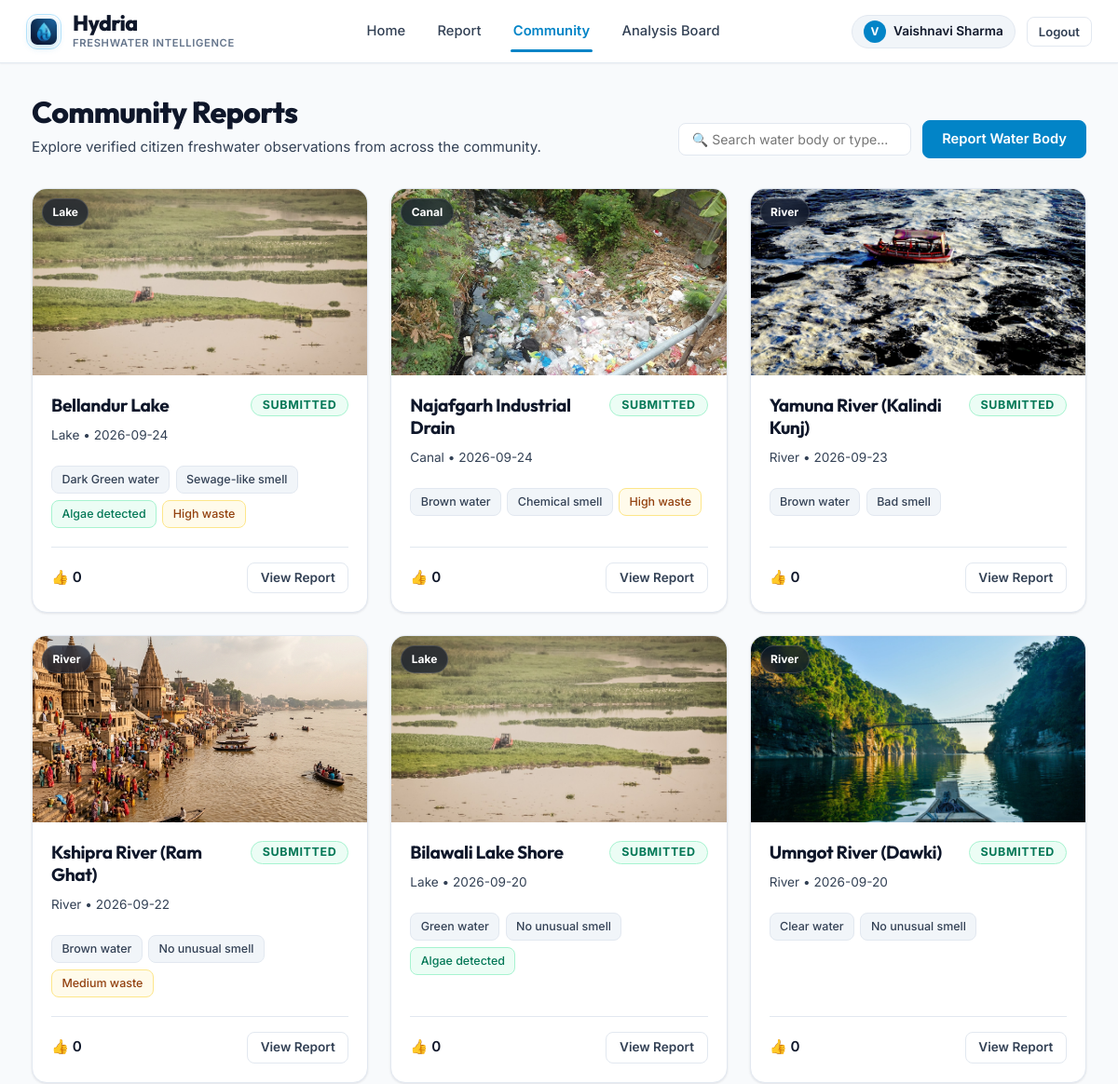
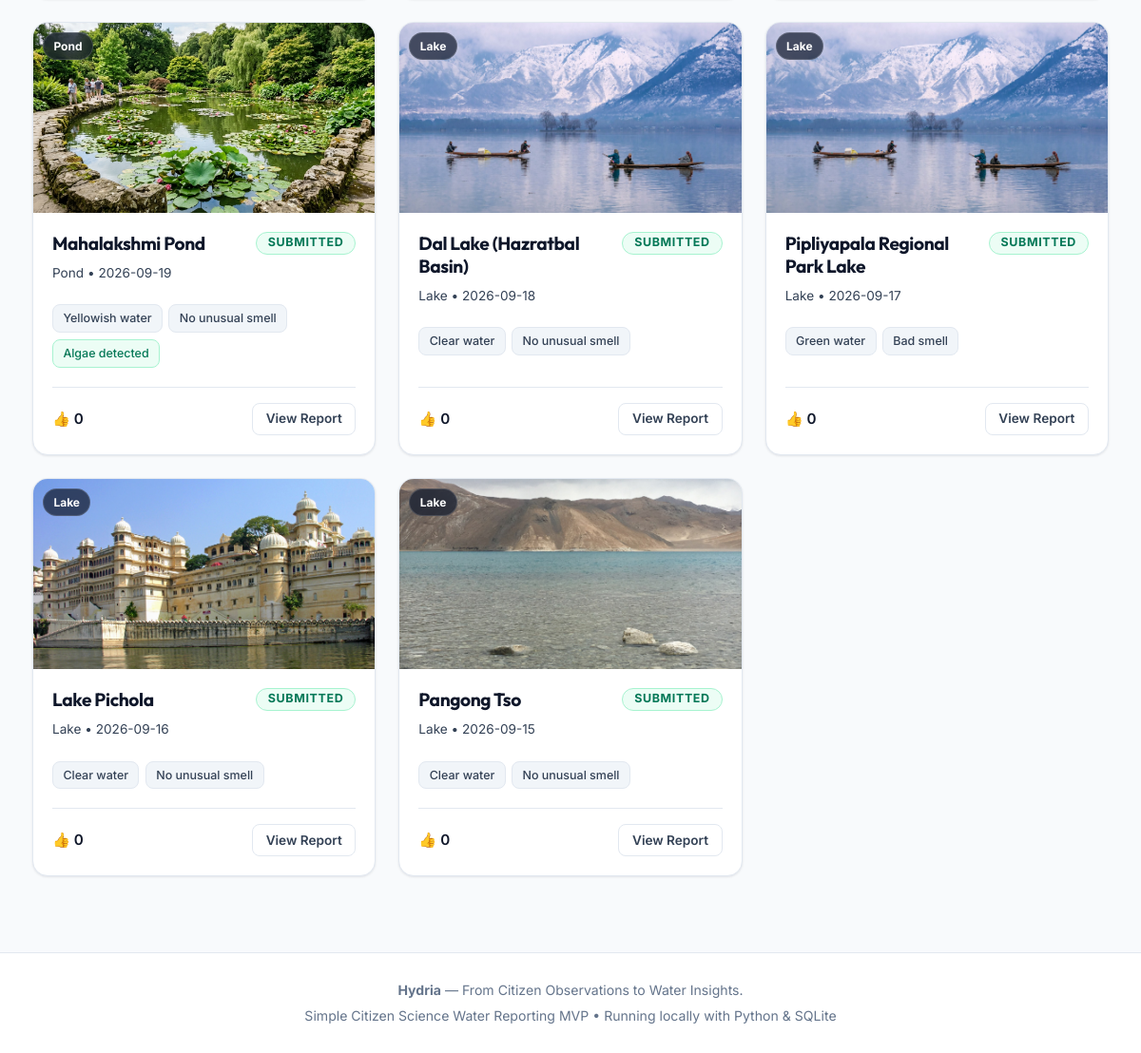
Page /community (signed in) on the committed database (2 pictures, top to bottom).
### tables this page shows
CREATE TABLE reports (
        id INTEGER PRIMARY KEY AUTOINCREMENT,
        user_id INTEGER NOT NULL,
        water_body_name TEXT,
        water_body_type TEXT NOT NULL,
        latitude REAL NOT NULL,
        longitude REAL NOT NULL,
        water_colour TEXT NOT NULL,
        smell TEXT NOT NULL,
        algae TEXT NOT NULL,
        visible_waste TEXT NOT NULL,
        water_appearance TEXT NOT NULL,
        dead_fish TEXT DEFAULT 'No',
        additional_observation TEXT,
        image_path TEXT NOT NULL,
        image_hash TEXT NOT NULL,
        status TEXT NOT NULL CHECK(status IN ('Not Watched', 'In Process', 'Submitted')),
        is_demo INTEGER DEFAULT 0,
        created_at TIMESTAMP DEFAULT CURRENT_TIMESTAMP,
        updated_at TIMESTAMP DEFAULT CURRENT_TIMESTAMP,
        FOREIGN KEY (user_id) REFERENCES users(id) ON DELETE CASCADE
    );

### app.py (the view)
@app.route('/community')
def community():
    reports = database.get_community_reports()
    return render_template('community.html', reports=reports)

### app.py (called while the page is built)
@app.context_processor
def inject_user():
    user = None
    if 'user_id' in session:
        user = {
            'id': session['user_id'],
            'name': session.get('user_name', 'Citizen Monitor'),
            'email': session.get('user_email', '')
        }
    return dict(current_user=user)

### database.py (called while the page is built)
def get_db_connection():
    conn = sqlite3.connect(DATABASE_PATH)
    conn.row_factory = sqlite3.Row
    conn.execute("PRAGMA foreign_keys = ON")
    return conn

def get_community_reports():
    conn = get_db_connection()
    query = """
        SELECT r.*, u.name AS submitter_name,
               (SELECT COUNT(*) FROM votes v WHERE v.report_id = r.id) AS vote_count
        FROM reports r
        JOIN users u ON r.user_id = u.id
        WHERE r.status = 'Submitted'
        ORDER BY r.created_at DESC
    """
    reports = conn.execute(query).fetchall()
    conn.close()
    return reports

### templates/community.html (shortened to what this page needs)
{% extends "base.html" %}
{% block content %}
<div style="margin-bottom: 2rem; display: flex; align-items: flex-end; justify-content: space-between; flex-wrap: wrap; gap: 1rem;">
    <div>
        <h1 style="font-size: 2rem; font-weight: 800; color: var(--text-primary); margin-bottom: 0.35rem;">
            Community Reports
        </h1>
        <p style="color: var(--text-secondary); font-size: 0.95rem;">
            Explore verified citizen freshwater observations from across the community.
        </p>
    </div>
    <div style="display: flex; gap: 0.75rem; align-items: center;">
        <input type="text" id="community-search" placeholder="🔍 Search water body or type..."
               class="form-control" style="width: 250px; padding: 0.5rem 0.85rem; font-size: 0.88rem;" onkeyup="filterCommunityReports()">
        {% if current_user %}
            <a href="{{ url_for('report_page') }}" class="btn btn-primary" style="white-space: nowrap;">
                Report Water Body
            </a>
        {% endif %}
    </div>
</div>
{% if reports %}
    <div class="reports-grid">
        {% for r in reports %}
            <div class="report-card">
                <div style="position: relative; overflow: hidden; height: 200px; background: #0f172a;">
                    <img src="/{{ r.image_path }}" alt="{{ r.water_body_name or r.water_body_type }}" class="report-card-img"
                         loading="lazy"
                         onerror="this.src='/static/images/placeholder.svg';">
                    <span style="position: absolute; top: 10px; left: 10px; background: rgba(15, 23, 42, 0.7); backdrop-filter: blur(6px); color: #ffffff; font-size: 0.75rem; font-weight: 700; padding: 0.25rem 0.65rem; border-radius: 9999px; border: 1px solid rgba(255,255,255,0.15);">
                        {{ r.water_body_type }}
                    </span>
                </div>
                <div class="report-card-body">
                    <div style="display: flex; align-items: flex-start; justify-content: space-between; gap: 0.5rem; margin-bottom: 0.35rem;">
                        <h2 class="report-card-title">
                            {{ r.water_body_name or "Unnamed " ~ r.water_body_type }}
                        </h2>
                        <span class="badge badge-submitted">Submitted</span>
                    </div>
                    <div style="font-size: 0.85rem; color: var(--text-secondary); margin-bottom: 0.5rem;">
                        <span>{{ r.water_body_type }}</span> &bull; <span>{{ r.created_at[:10] }}</span>
                    </div>
                    <div class="report-tags">
                        <span class="tag-pill">{{ r.water_colour }} water</span>
                        <span class="tag-pill">{{ r.smell }}</span>
                        {% if r.algae == 'Yes' %}
                            <span class="tag-pill" style="background-color: var(--accent-light); color: var(--accent-hover); border-color: #a7f3d0;">
                                Algae detected
                            </span>
                        {% endif %}
                        {% if r.visible_waste in ['Medium', 'High'] %}
                            <span class="tag-pill" style="background-color: var(--warning-light); color: #92400e; border-color: #fde68a;">
                                {{ r.visible_waste }} waste
                            </span>
                        {% endif %}
                    </div>
                    <div class="report-card-footer">
                        <span style="font-size: 0.95rem; font-weight: 600; color: var(--text-primary);">
                            👍 {{ r.vote_count }}
                        </span>
                        <a href="{{ url_for('report_detail', report_id=r.id) }}" class="btn btn-secondary" style="padding: 0.4rem 0.85rem; font-size: 0.85rem;">
                            View Report
                        </a>
                    </div>
                </div>
            </div>
        {% endfor %}
    </div>
{% endif %}
{% endblock %}

### static/css/style.css (style rules this page uses)
:root { --bg-page: #f8fafc; --bg-card: #ffffff; --bg-card-subtle: #f1f5f9; --bg-hover: #f8fafc; --text-primary: #0f172a; --text-secondary: #334155; --text-muted: #64748b; --text-light: #94a3b8; --primary: #0284c7; --primary-hover: #0369a1; --primary-light: #f0f9ff; --primary-border: #bae6fd; --accent: #059669; --accent-hover: #047857; --accent-light: #ecfdf5; --accent-border: #a7f3d0; --warning: #d97706; --warning-light: #fffbeb; --warning-border: #fde68a; --danger: #dc2626; --danger-hover: #b91c1c; --danger-light: #fef2f2; --danger-border: #fecaca; --info: #2563eb; --info-light: #eff6ff; --info-border: #bfdbfe; --border-color: #e2e8f0; --border-subtle: #edf2f7; --border-focus: #38bdf8; --radius-sm: 8px; --radius-md: 12px; --radius-lg: 16px; --radius-xl: 22px; --radius-full: 9999px; --shadow-xs: 0 1px 2px rgba(15, 23, 42, 0.04); --shadow-sm: 0 1px 3px rgba(15, 23, 42, 0.06), 0 1px 2px rgba(15, 23, 42, 0.04); --shadow-md: 0 4px 12px rgba(15, 23, 42, 0.06), 0 2px 4px rgba(15, 23, 42, 0.03); --shadow-lg: 0 12px 28px rgba(15, 23, 42, 0.08), 0 4px 10px rgba(15, 23, 42, 0.04); --font-heading: 'Outfit', system-ui, -apple-system, sans-serif; --font-body: 'Inter', system-ui, -apple-system, sans-serif; }
* { box-sizing: border-box; margin: 0; padding: 0; }
body { background-color: var(--bg-page); color: var(--text-primary); font-family: var(--font-body); font-size: 15px; line-height: 1.6; min-height: 100vh; display: flex; flex-direction: column; -webkit-font-smoothing: antialiased; }
h1, h2, h3, h4, h5, h6 { font-family: var(--font-heading); letter-spacing: -0.02em; color: var(--text-primary); line-height: 1.25; }
a { color: var(--primary); text-decoration: none; transition: all 0.15s ease; }
.btn { display: inline-flex; align-items: center; justify-content: center; gap: 0.5rem; padding: 0.6rem 1.25rem; border-radius: var(--radius-sm); font-size: 0.92rem; font-weight: 600; cursor: pointer; border: 1px solid transparent; transition: all 0.15s ease; text-align: center; font-family: inherit; text-decoration: none; line-height: 1.4; }
.btn-primary { background-color: var(--primary); color: #ffffff; border-color: var(--primary); }
.btn-secondary { background-color: #ffffff; color: var(--text-secondary); border-color: var(--border-color); }
.badge { display: inline-flex; align-items: center; gap: 0.4rem; padding: 0.3rem 0.75rem; border-radius: var(--radius-full); font-size: 0.78rem; font-weight: 700; text-transform: uppercase; letter-spacing: 0.05em; line-height: 1; }
.badge-submitted { background-color: #ecfdf5; color: #047857; border: 1px solid #a7f3d0; }
.reports-grid { display: grid; grid-template-columns: repeat(auto-fill, minmax(320px, 1fr)); gap: 1.5rem; }
.report-card { background: #ffffff; border: 1px solid var(--border-color); border-radius: var(--radius-lg); overflow: hidden; display: flex; flex-direction: column; box-shadow: var(--shadow-sm); transition: transform 0.2s ease, box-shadow 0.2s ease, border-color 0.2s ease; }
.report-card-img { width: 100%; height: 100%; object-fit: cover; background-color: #e2e8f0; display: block; transition: transform 0.35s ease; }
.report-card-body { padding: 1.25rem; flex: 1; display: flex; flex-direction: column; }
.report-card-title { font-size: 1.2rem; font-weight: 700; color: var(--text-primary); margin-bottom: 0.25rem; }
.report-tags { display: flex; flex-wrap: wrap; gap: 0.4rem; margin: 0.85rem 0 1.25rem; }
.tag-pill { background: var(--bg-card-subtle); border: 1px solid var(--border-color); padding: 0.25rem 0.65rem; border-radius: var(--radius-sm); font-size: 0.78rem; font-weight: 500; color: var(--text-secondary); }
.report-card-footer { display: flex; align-items: center; justify-content: space-between; margin-top: auto; padding-top: 1rem; border-top: 1px solid var(--border-color); }
.form-control, .form-select, .form-textarea { width: 100%; padding: 0.7rem 0.95rem; border: 1px solid var(--border-color); border-radius: var(--radius-sm); font-size: 0.95rem; color: var(--text-primary); background-color: #ffffff; font-family: inherit; transition: border-color 0.15s ease, box-shadow 0.15s ease; }

### rows in the picture
reports: image_path (picture), water_body_type "Lake", water_body_name "Bellandur Lake", created_at "2026-09-24", water_colour "Dark Green", smell "Sewage-like smell", algae "Algae detected", visible_waste "High", vote_count "0"
reports: image_path (picture), water_body_type "Canal", water_body_name "Najafgarh Industrial Drain", created_at "2026-09-24", water_colour "Brown", smell "Chemical smell", visible_waste "High", vote_count "0"
reports: image_path (picture), water_body_type "River", water_body_name "Yamuna River (Kalindi Kunj)", created_at "2026-09-23", water_colour "Brown", smell "Bad smell", vote_count "0"
reports: image_path (picture), water_body_type "River", water_body_name "Kshipra River (Ram Ghat)", created_at "2026-09-22", water_colour "Brown", smell "No unusual smell", visible_waste "Medium", vote_count "0"
reports: image_path (picture), water_body_type "Lake", water_body_name "Bilawali Lake Shore", created_at "2026-09-20", water_colour "Green", smell "No unusual smell", algae "Algae detected", vote_count "0"
reports: image_path (picture), water_body_type "River", water_body_name "Umngot River (Dawki)", created_at "2026-09-20", water_colour "Clear", smell "No unusual smell", vote_count "0"
reports: image_path (picture), water_body_type "Pond", water_body_name "Mahalakshmi Pond", created_at "2026-09-19", water_colour "Yellowish", smell "No unusual smell", algae "Algae detected", vote_count "0"
reports: image_path (picture), water_body_type "Lake", water_body_name "Dal Lake (Hazratbal Basin)", created_at "2026-09-18", water_colour "Clear", smell "No unusual smell", vote_count "0"
reports: image_path (picture), water_body_type "Lake", water_body_name "Pipliyapala Regional Park Lake", created_at "2026-09-17", water_colour "Green", smell "Bad smell", vote_count "0"
reports: image_path (picture), water_body_type "Lake", water_body_name "Lake Pichola", created_at "2026-09-16", water_colour "Clear", smell "No unusual smell", vote_count "0"
reports: image_path (picture), water_body_type "Lake", water_body_name "Pangong Tso", created_at "2026-09-15", water_colour "Clear", smell "No unusual smell", vote_count "0"

### other values in the picture
{{ current_user.name[:1]|upper }} "V"
{{ current_user.name }} "Vaishnavi Sharma"
